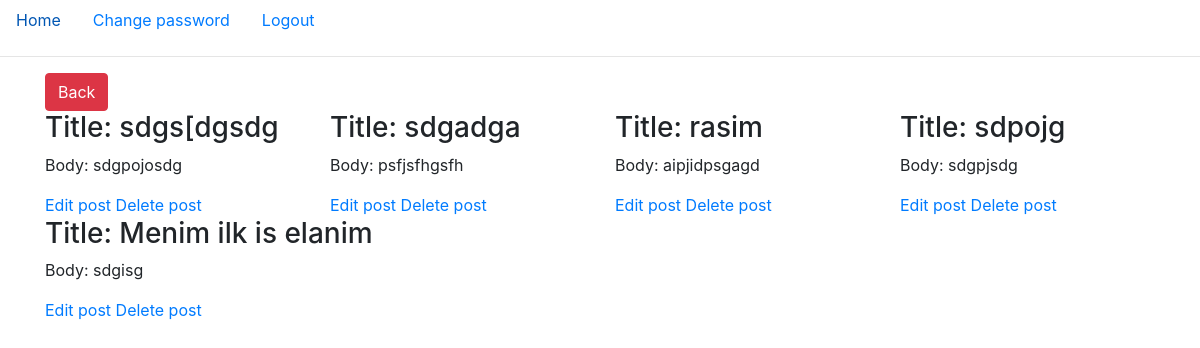
The page /myposts/ (signed in) on the database its author committed.
### post/models.py (models this page shows)
class Post(models.Model):
    user = models.ForeignKey(get_user_model(), on_delete=models.CASCADE)
    category = models.ForeignKey(Category, default=1, on_delete=models.CASCADE)
    post_title = models.TextField(max_length=100)
    post_body = models.TextField()
    price = models.IntegerField()
    date = models.DateField(auto_now=True)
    class Meta:
        ordering = ['-pk']

### post/views.py (the view)
# urls.py: path('myposts/',views.myposts,name="myposts"),
@login_required(login_url='/login/')
def myposts(request):
    id = request.user.id
    posts = Post.objects.filter(user_id=id)
    return render(request, "posts/myposts.html", {"posts": posts})

### templates/posts/myposts.html (shortened to what this page needs)
{% extends 'base.html' %}
{% block content %}
<div class="container">
<a class="btn btn-danger" href={% url 'post' %}>Back</a>
    <div class="row">
        {% for post in posts %}
        <div class="col">
            <h3>Title: {{ post.post_title }}</h3>
            <p>Body: {{ post.post_body }}</p>
            <a href="{%url 'editpost' post.id %}">Edit post</a>
            <a href="{%url 'deletepost' post.id %}">Delete post</a>
        </div>
        {% endfor %}
    </div>
</div>
{% endblock %}

### rows shown on the page
Post: post_title "sdgs[dgsdg", post_body "sdgpojosdg"
Post: post_title "sdgadga", post_body "psfjsfhgsfh"
Post: post_title "rasim", post_body "aipjidpsgagd"
Post: post_title "sdpojg", post_body "sdgpjsdg"
Post: post_title "Menim ilk is elanim", post_body "sdgisg"
